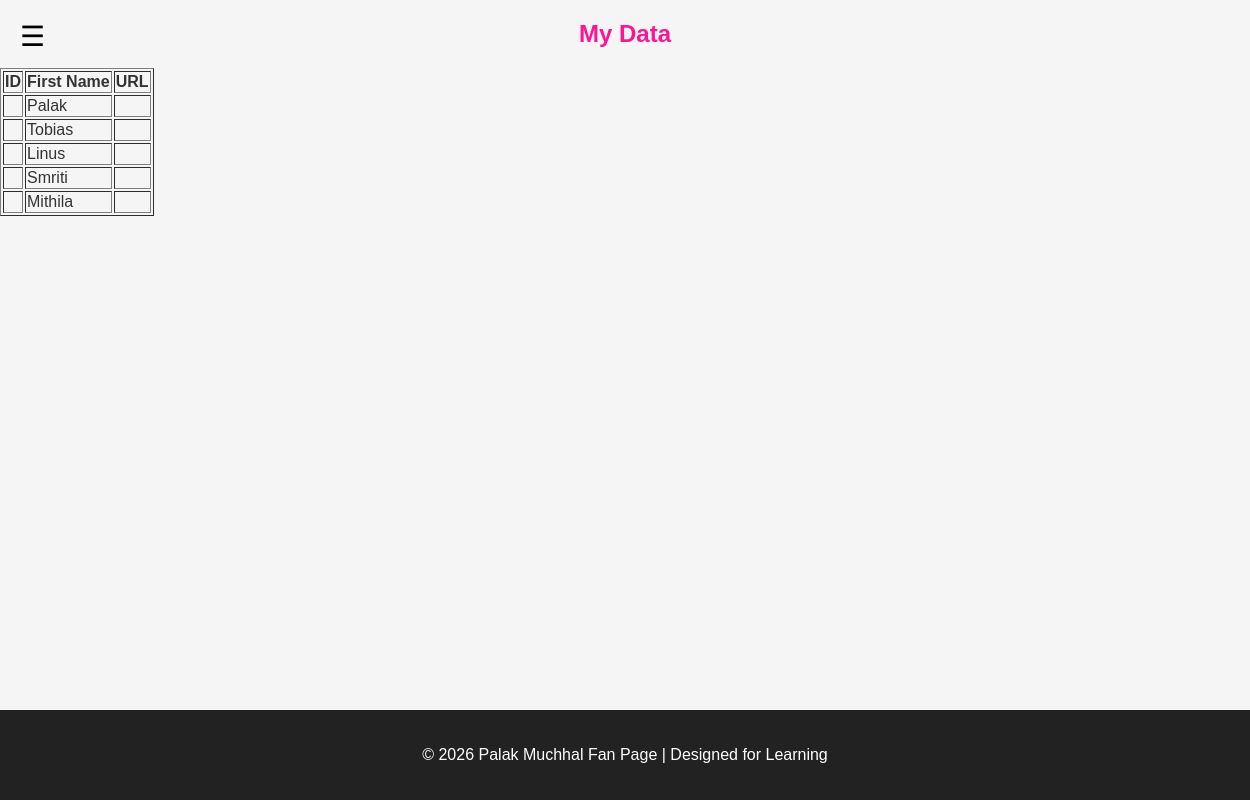
Page /app/data/ (signed in) on the committed database.
### app/models.py (models this page shows)
class Members(models.Model):
    firstname=models.CharField(max_length=255)
    lastname=models.CharField(max_length=255)

### app/views.py (the view)
# urls.py: path('data/',data,name='data'),
@login_required
def data(request):
    data=Members.objects.all().values()
    return render(request, 'data.html',{'data':data})

### app/templates/data.html (shortened to what this page needs)
{% extends 'master.html' %}
{% load static %}
{% block content %}
    <h2>My Data</h2>
    <!-- {% block page_css %}
        <link rel="stylesheet" href="{% static 'app/master.css' %}">
    {% endblock %} -->
<table border="1">
    <tr>
        <th>ID</th>
        <th>First Name</th>
        <th>URL</th>
    </tr>
    {% for item in data %}
    <tr>
        <td>{{item.name}}</td>
        <td>{{ item.firstname }}</td>
        <td>{{ item.youtube_url }}</td>
    </tr>
    {% endfor %}
</table>
{% endblock %}

### prodstatic/app/master.css (style rules this page uses)
body { margin: 0; font-family: Arial, sans-serif; background-color: #f5f5f5; color: #333; display: flex; flex-direction: column; }
h2 { color: #FF1493; text-align: center; }
html, body { height: 100%; margin: 0; }

### rows in the picture
Members: firstname "Palak"
Members: firstname "Tobias"
Members: firstname "Linus"
Members: firstname "Smriti"
Members: firstname "Mithila"
